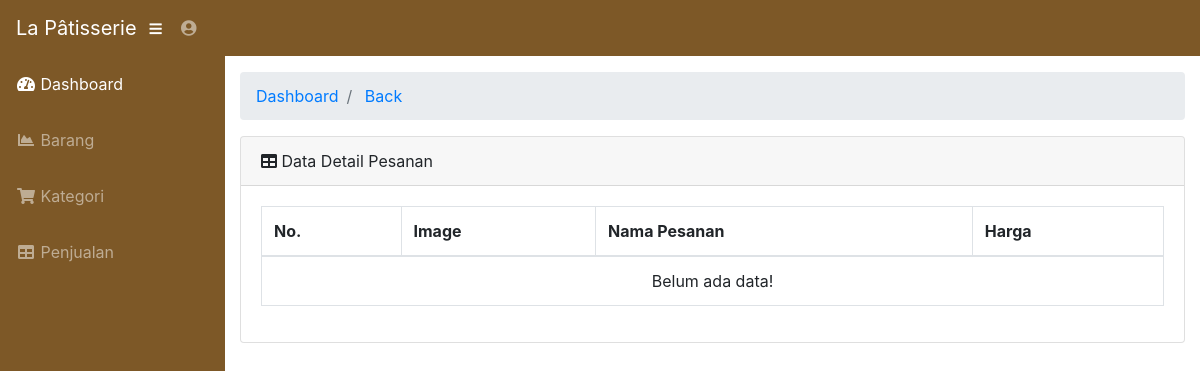
The page /admin/detail_order.php?id_transaksi=20 (signed in) on the database as committed earlier.
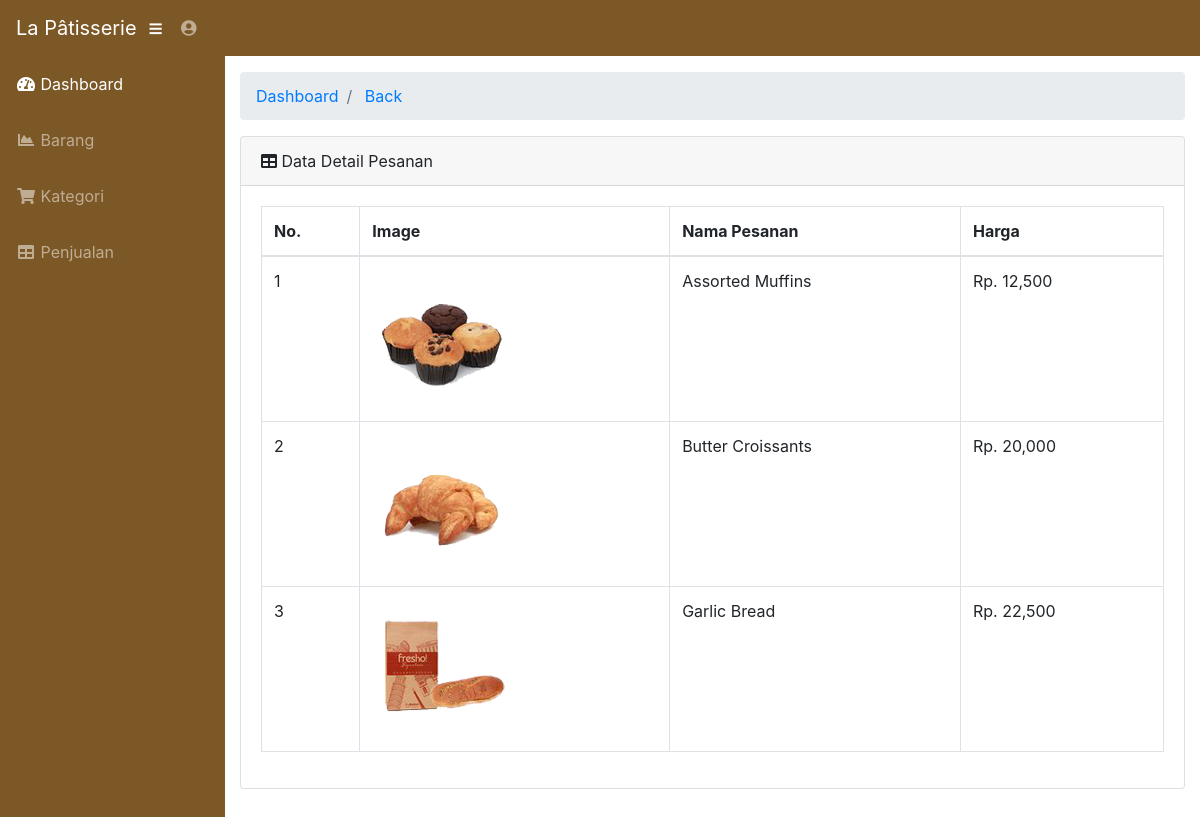
The same page on the database as committed later.
### tables this page shows
CREATE TABLE `cart` (
  `id_cart` int(6) NOT NULL,
  `nama_brg` varchar(50) NOT NULL,
  `harga_brg` varchar(50) NOT NULL,
  `qyt_brg` int(5) NOT NULL,
  `img_brg` varchar(200) NOT NULL,
  `id_buyer` int(6) NOT NULL,
  `id_brg` int(6) NOT NULL,
  `status` int(11) DEFAULT NULL,
  `id_transaksi` int(11) DEFAULT NULL
);

### admin/detail_order.php (the view, shortened to what this page needs)
<?php
    require "includes/header.php";
    $id_transaksi = $_GET['id_transaksi'];
?>
            <div class="container-fluid">
                <ol class="breadcrumb">
                    <li class="breadcrumb-item">
                        <a href="index.php">Dashboard</a>
                    </li>
                    <li class="breadcrumb-item active">
                        <a href="penjualan.php">Back</a>
                    </li>
                </ol>
                <div class="card mb-3">
                    <div class="card-header">
                        <i class="fas fa-table"></i> Data Detail Pesanan
                    </div>
                    <div class="card-body">
                        <div class="table-responsive">
                            <table class="table table-bordered" id="dataTable" width="100%" cellspacing="0">
                                <thead>
                                    <tr>
                                        <th>No.</th>
                                        <th>Image</th>
                                        <th>Nama Pesanan</th>
                                        <th>Harga</th>
                                    </tr>
                                </thead>
                                <tbody>
                                    <?php
                                        $query = mysqli_query($connect, "SELECT * FROM cart WHERE id_transaksi = '$id_transaksi'");
                                        $data = mysqli_fetch_assoc($query);
                                        if(mysqli_num_rows($query) > 0)
                                        {
                                            $no = 1;
                                            do
                                            {
                                                ?>
                                                <tr>
                                                    <td><?=$no++;?></td>
                                                    <td><img src="<?=BASE_URL;?>assets/img_brg/<?=$data['img_brg'];?>"></td>
                                                    <td><?=$data['nama_brg'];?></td>
                                                    <td>Rp. <?=number_format($data['harga_brg'])?></td>
                                                </tr>
                                                <?php
                                            }
                                            while($data = mysqli_fetch_assoc($query));
                                        }
                                        else
                                        {
                                            echo "<tr><td colspan='10'><center>Belum ada data!</center></td></tr>";
                                        }
                                    ?>
                                </tbody>
                            </table>
                        </div>
                    </div>
                </div>
            </div>
        </div>
    </div>
</body>
</html>

### admin/includes/head.php (shortened to what this page needs)
<!DOCTYPE html>
<html lang="en">
<head>
    <link href="<?=BASE_URL;?>assets/vendor/fontawesome-free/css/all.min.css" rel="stylesheet" type="text/css">
    <link href="<?=BASE_URL;?>assets/vendor/datatables/dataTables.bootstrap4.css" rel="stylesheet">
    <link href="<?=BASE_URL;?>assets/css/sb-admin.css" rel="stylesheet">
</head>

### admin/includes/header.php (shortened to what this page needs)
<?php
    require "head.php";
?>
<body id="page-top">
    <nav class="navbar navbar-expand navbar-dark bg-dark static-top">
        <a class="navbar-brand mr-1" href="index.php">La Pâtisserie</a>
        <button class="btn btn-link btn-sm text-white order-1 order-sm-0" id="sidebarToggle" href="#">
            <i class="fas fa-bars"></i>
        </button>
        <ul class="navbar-nav ml-auto ml-md-0">
            <li class="nav-item dropdown no-arrow">
                <a class="nav-link dropdown-toggle" href="#" id="userDropdown" role="button" data-toggle="dropdown" aria-haspopup="true" aria-expanded="false">
                    <i class="fas fa-user-circle fa-fw"></i>
                </a>
            </li>
        </ul>
    </nav>
    <div id="wrapper">
        <ul class="sidebar navbar-nav">
            <li class="nav-item active">
                <a class="nav-link" href="index.php">
                    <i class="fas fa-fw fa-tachometer-alt"></i>
                    <span>Dashboard</span>
                </a>
            </li>
            <li class="nav-item">
                <a class="nav-link" href="barang.php">
                    <i class="fas fa-fw fa-chart-area"></i>
                    <span>Barang</span></a>
            </li>
            <li class="nav-item">
                <a class="nav-link" href="kategori.php">
                    <i class="fas fa-fw fa-shopping-cart"></i>
                    <span>Kategori</span></a>
            </li>
            <li class="nav-item">
                <a class="nav-link" href="penjualan.php">
                    <i class="fas fa-fw fa-table"></i>
                    <span>Penjualan</span></a>
            </li>
        </ul>
        <div id="content-wrapper">

Rows that differ between the two databases and show on the page:
added cart: img_brg (picture), nama_brg "Assorted Muffins", harga_brg "12,500"
added cart: img_brg (picture), nama_brg "Butter Croissants", harga_brg "20,000"
added cart: img_brg (picture), nama_brg "Garlic Bread", harga_brg "22,500"
Other text that changed with them:
text no longer shown: "Belum ada data!"
